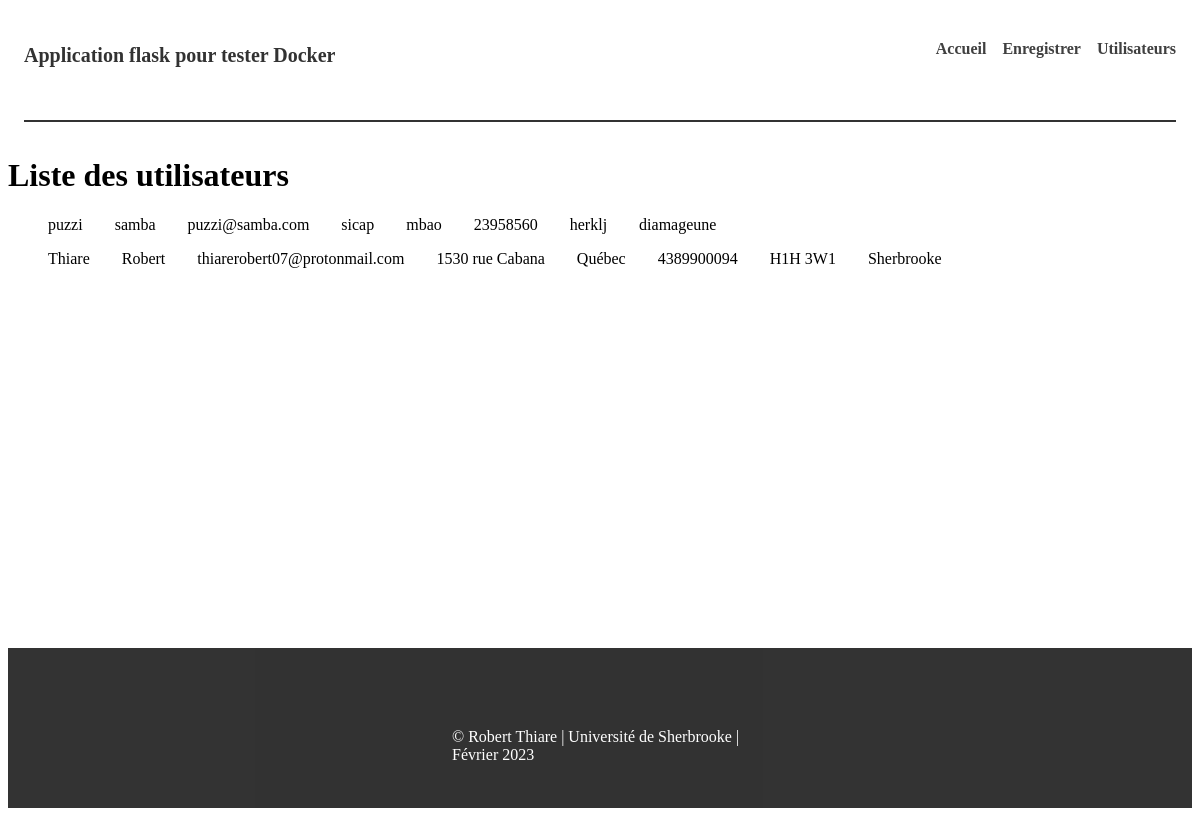
The page /utilisateurs on the database as committed earlier.
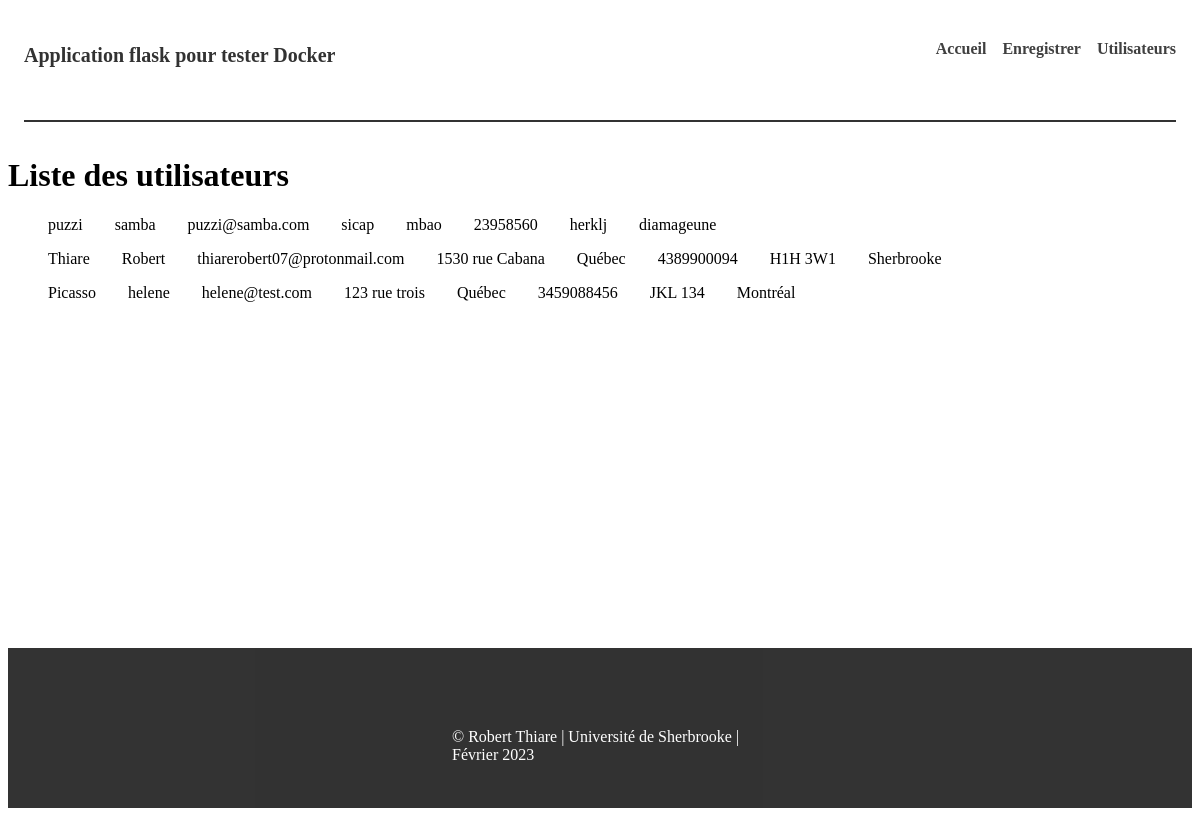
The same page on the database as committed later.
### tables this page shows
CREATE TABLE users (id INTEGER PRIMARY KEY AUTOINCREMENT, prenom TEXT NOT NULL, nom TEXT NOT NULL, courriel TEXT NOT NULL, adresse TEXT NOT NULL, province TEXT NOT NULL, codePostal TEXT NOT NULL, telephone TEXT NOT NULL, ville TEXT NOT NULL);

### main.py (the view)
@app.route("/utilisateurs", methods = ['GET'])
def getUtilisateur():
    con = get_db_connection()
    con.row_factory = sqlite3.Row
    cursor = con.cursor()
    cursor.execute("SELECT * FROM users")
    users = cursor.fetchall();
    return render_template('utilisateur.html', users = users)

### main.py (called while the page is built)
def get_db_connection():
    conn = sqlite3.connect('database.db')
    return conn

### templates/utilisateur.html (shortened to what this page needs)
<!DOCTYPE html>
<html lang="en">
<head>
    <link rel="stylesheet" href="{{url_for('static', filename = 'utilisateur.css')}}" />
</head>
<body>
    {% extends "layout.html" %}
    {% block content %}
    <h1>Liste des utilisateurs</h1>
        <nav>
            <div class="users">
            {% for user in users%}
                <div class="user">
                <ul>
                    <li>
                        {{user["nom"]}}
                    </li>
                    <li>
                        {{user["prenom"]}}
                    </li>
                    <li>
                        {{user["courriel"]}}
                    </li>
                    <li>
                        {{user["adresse"]}}
                    </li>
                    <li>
                        {{user["province"]}}
                    </li>
                    <li>
                        {{user["telephone"]}}
                    </li>
                    <li>
                        {{user["codePostal"]}}
                    </li>
                    <li>
                        {{user["ville"]}}
                    </li>
                </ul>
            </div>
            {% endfor %}
            </nav>
    {% endblock %}

### templates/layout.html
<link rel="stylesheet" href="{{url_for('static', filename = 'layout.css')}}" />
<header>
    <div class="menu">
            <p> Application flask pour tester Docker</p>
        <nav>
            <ul class="liens">
                <li>
                    <a href="/">Accueil</a>
                </li>
                <li>
                    <a href="/enregistrer">Enregistrer</a>
                </li>
                <li>
                    <a href="/utilisateurs">Utilisateurs</a>
                </li>
            </ul>
        </nav>
    </div>
</header>
<main>
    {% block content %}
    {% endblock %}
</main>
<footer class="footer">
    <p>&copy; Robert Thiare | Université de Sherbrooke | Février 2023</p>
</footer>

### static/utilisateur.css (style rules this page uses)
.user ul { display: flex; list-style-type: none; gap: 2rem; }

### static/layout.css (style rules this page uses)
html { box-sizing: border-box; }
*, *::before, *::after { box-sizing: inherit }
body { display: flex; flex-direction: column; min-height: 100vh; }
.menu { margin: 1rem; display: flex; justify-content: space-between; box-shadow: 0 2px black; opacity: 0.8; height: 6rem; }
.menu p { font-size: 20px; font-weight: bold; }
.liens { list-style-type: none; display: flex; gap: 1rem; }
.liens a { text-decoration: none; color: #111; font-weight: 800; }
main { flex: 1; }
.footer { height: 10rem; background-color: black; opacity: 0.8; color: #fff; }
.footer p { width: 25%; margin: auto; margin-top: 5rem; }

Rows that differ between the two databases and show on the page:
added users: nom "Picasso", prenom "helene", courriel "helene@test.com", adresse "123 rue trois", province "Québec", telephone "3459088456", codePostal "JKL 134", ville "Montréal"
